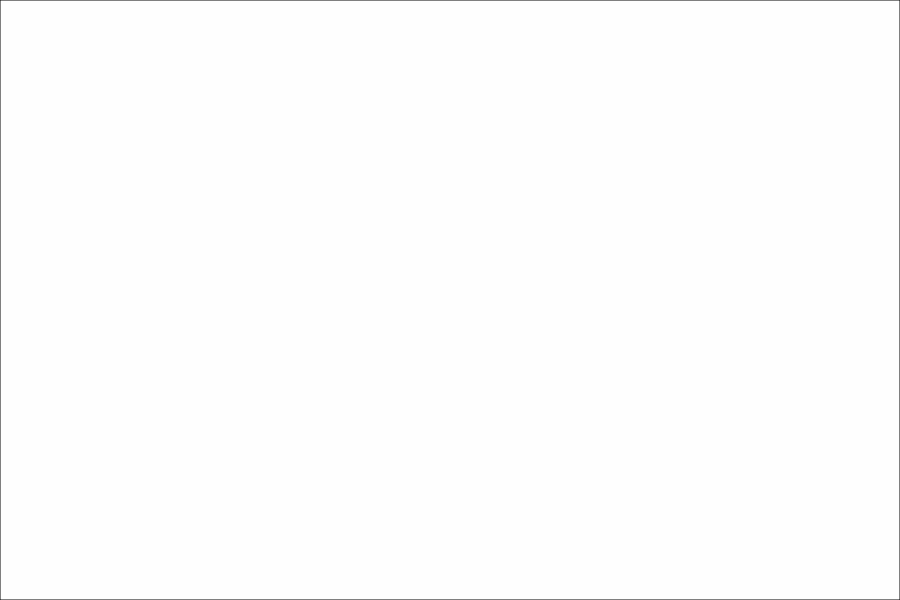
#> input picture bg.png, 1800 x 1200 px (shown at 1/2 size)
$ python create_image_junkless_funcless.py
#> lines starting #> are read from the running program, lines starting #| are printed output that depends on the picture; after the words box and inside, x2 and y2 are one past the last pixel; in counts of white or black regions, pixels touching at a corner belong together
import cv2
import numpy as np
import networkx as nx
import matplotlib.pyplot as plt
import time
import copy
import os
from sys import exit
list_x = []
list_y = []

node_list = []
node_cnxs = []

input_folder = 't-3200_s0_same'

with open(input_folder + '/test_A_crds.dat', 'r') as f:
#> (reads test_input/test_A_crds.dat from the repository)
    A_crds = np.genfromtxt(f)
with open(input_folder + '/test_A_net.dat', 'r') as f:
#> (reads test_input/test_A_net.dat from the repository)
    A_net = np.genfromtxt(f)
with open(input_folder + '/test_A_dual.dat', 'r') as f:
#> (reads test_input/test_A_dual.dat from the repository)
    A_dual = np.genfromtxt(f)

with open(input_folder + '/test_B_crds.dat', 'r') as f:
#> (reads test_input/test_B_crds.dat from the repository)
    B_crds = np.genfromtxt(f)
with open(input_folder + '/test_B_net.dat', 'r') as f:
    B_net = np.genfromtxt(f)
with open(input_folder + '/test_B_dual.dat', 'r') as f:
    B_dual = np.genfromtxt(f)


def import_Nodes():
    nNodes = A_crds.shape[0]
    Nodes = nx.Graph()
    nodes = {}

    nDual = B_crds.shape[0]
    Dual = nx.Graph()
    dual = {}

    for i in range(nNodes):
        nodes['{:}'.format(i)] = {}
        nodes['{:}'.format(i)]['crds'] = A_crds[i, :]
        nodes['{:}'.format(i)]['net'] = A_net[i, :]
        nodes['{:}'.format(i)]['dual'] = A_dual[i, :]
    for i in range(nDual):
        dual['{:}'.format(i)] = {}
        dual['{:}'.format(i)]['crds'] = B_crds[i, :]
        dual['{:}'.format(i)]['net'] = B_net[i, :]
        dual['{:}'.format(i)]['dual'] = B_dual[i, :]

    for i in range(nNodes):
        Nodes.add_node('{:}'.format(i), pos=A_crds[i, :])
    for i in range(nNodes):
        for j in range(A_net.shape[1]):
            Nodes.add_edge('{:}'.format(i), '{:}'.format(A_net[i, j]))

    for i in range(nDual):
        Dual.add_node('{:}'.format(i), pos=B_crds[i, :])
    for i in range(nDual):
        for j in range(B_net.shape[1]):
            Dual.add_edge('{:}'.format(i), '{:}'.format(B_net[i, j]))

    return nodes, dual, Nodes, Dual


nodes, dual, Nodes, Dual = import_Nodes()


class DrawLineWidget:
    def __init__(self,):
        self.original_image = cv2.imread('bg.png')
#> self.original_image is the input picture: shape (1200, 1800, 3); min 63, max 254, mean 253.3
        self.clone = copy.deepcopy(self.original_image)
        self.new_ring = 0
        self.folder = "Results"
        self.lj = 1
        self.rings_to_remove = []
        self.nodes, self.dual, self.Nodes, self.Dual = import_Nodes()
        self.deleted_nodes = []
        self.undercoordinated = []
        self.broken_rings = []
        cv2.namedWindow('image')
        cv2.setMouseCallback('image', self.extract_coordinates)

        # List to store start/end points
        self.image_coordinates = []

        # local variables to help recenter
        # dimensions of box = 1700x1000

        self.x_offset = 100
        self.y_offset = 100
        self.scale = int(1000 / np.sqrt(len(self.dual.keys())))
        self.refresh_new_cnxs([])

    # [28 lines left out: function check, not called in this run]

    def update_Nodes(self,):

        # Clear All Nodes and Duals
        self.Nodes.clear()
        self.Dual.clear()

        # Add back all nodes with crds
        for i in self.nodes.keys():
            self.Nodes.add_node('{:}'.format(i), pos=self.nodes['{:}'.format(i)]['crds'])
        # Add all edges
        for i in self.nodes.keys():
            for j in self.nodes['{:}'.format(i)]['net']:
                self.Nodes.add_edge('{:}'.format(i), '{:}'.format(j))

        for i in self.dual.keys():
            self.Dual.add_node('{:}'.format(i), pos=self.dual['{:}'.format(i)]['crds'])
        for i in self.dual.keys():
            for j in self.dual['{:}'.format(i)]['net']:
                self.Dual.add_edge('{:}'.format(i), '{:}'.format(j))

        return self.Nodes, self.Dual

    def refresh_new_cnxs(self, atoms):
        self.update_Nodes()
        node_pos = nx.get_node_attributes(self.Nodes, 'pos')
        for node in node_pos:
            center_coordinates = (
                int(self.scale * node_pos[node][0] + self.x_offset), int(self.scale * node_pos[node][1] + self.y_offset))
            radius = int(0.1 * self.scale)
            color = (255, 0, 0)
            thickness = 1
            cv2.circle(self.clone, center_coordinates, radius, color, thickness)
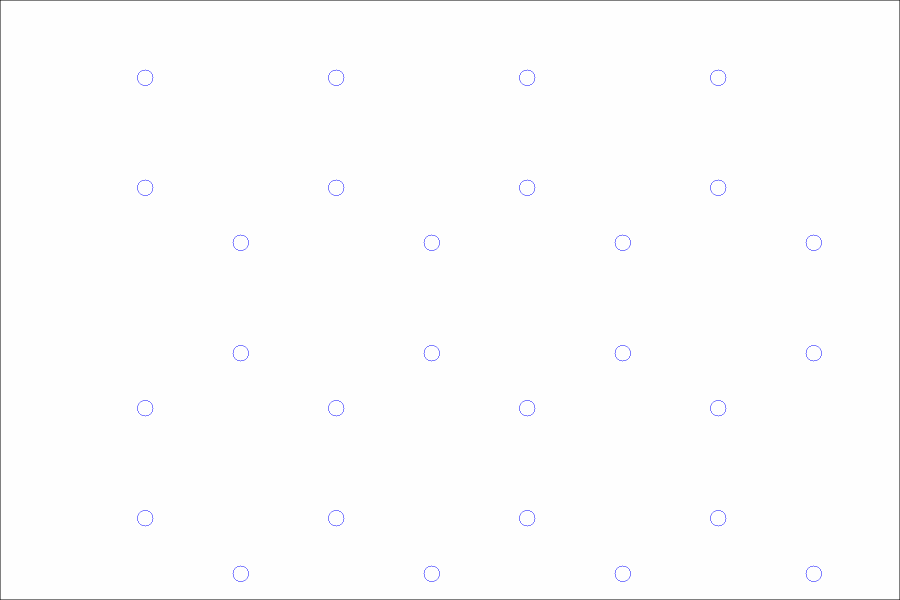
#> self.clone: shape (1200, 1800, 3) (shown at 1/2 size); 0.11% of pixels changed, all inside (x1, y1, x2, y2) = (274, 139, 1644, 1164)

        ring_pos = nx.get_node_attributes(self.Dual, 'pos')
        for ring in ring_pos:
            center_coordinates = (
                int(self.scale * ring_pos[ring][0] + self.x_offset), int(self.scale * ring_pos[ring][1] + self.y_offset))
            radius = int(0.1 * self.scale)
            color = (0, 255, 0)
            thickness = 1
            cv2.circle(self.clone, center_coordinates, radius, color, thickness)
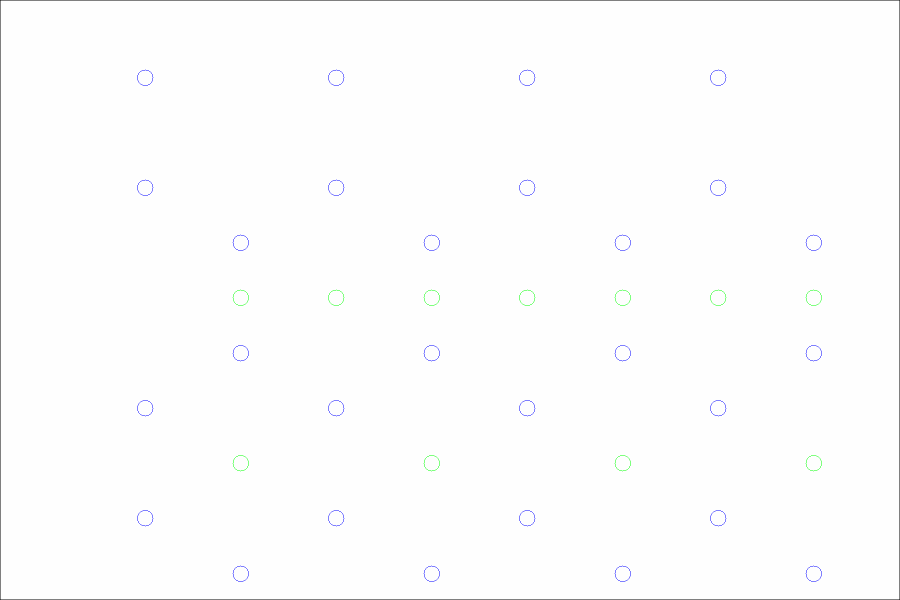
#> self.clone: shape (1200, 1800, 3) (shown at 1/2 size); 0.04% of pixels changed, all inside (x1, y1, x2, y2) = (465, 579, 1644, 943)

        for node in self.Nodes:
            edges = self.Nodes.edges(node)
            for edge0, edge1 in edges:
                edge0, edge1 = int(float(edge0)), int(float(edge1))
                if edge0 < edge1 and '{:}'.format(edge0) in self.Nodes.nodes and '{:}'.format(edge1) in self.Nodes.nodes:
                    crd0, crd1 = (int(self.scale * node_pos['{:}'.format(edge0)][0] + self.x_offset),
                                  int(self.scale * node_pos['{:}'.format(edge0)][1] + self.y_offset)), \
                        (int(self.scale * node_pos['{:}'.format(edge1)][0] + self.x_offset),
                         int(self.scale * node_pos['{:}'.format(edge1)][1] + self.y_offset))
                    (x0, y0) = crd0
                    (x1, y1) = crd1
                    dx = x1 - x0
                    dy = y1 - y0
                    if abs(dx) < 100 and abs(dy) < 100:
                        cv2.line(self.clone, crd0, crd1, (255, 36, 12), 2)

        for ring in self.Dual:
            edges = self.Dual.edges(ring)
            for edge0, edge1 in edges:
                edge0, edge1 = int(float(edge0)), int(float(edge1))
                if edge0 < edge1:
                    crd0, crd1 = (int(self.scale * ring_pos['{:}'.format(edge0)][0] + self.x_offset),
                                  int(self.scale * ring_pos['{:}'.format(edge0)][1] + self.y_offset)), \
                        (int(self.scale * ring_pos['{:}'.format(edge1)][0] + self.x_offset),
                         int(self.scale * ring_pos['{:}'.format(edge1)][1] + self.y_offset))
                    (x0, y0) = crd0
                    (x1, y1) = crd1
                    dx = x1 - x0
                    dy = y1 - y0
                    if abs(dx) < 100 and abs(dy) < 100:
                        cv2.line(self.clone, crd0, crd1, (255, 36, 12), 1)

        for i in self.undercoordinated:
            if '{:}'.format(i) in self.nodes.keys():
                x_uncoord, y_uncoord = self.scale * self.nodes['{:}'.format(i)]['crds'][
                    0] + self.x_offset, self.scale * self.nodes['{:}'.format(i)]['crds'][1] + self.y_offset
                cv2.circle(self.clone, (int(x_uncoord), int(y_uncoord)), 15, (36, 255, 12), -1)
            else:
                print("Uncoordinated Atoms Doesnt Exist")
        for i in atoms:
            print(i, atoms.index(i))
            if '{:}'.format(i) in self.nodes.keys():
                x_uncoord, y_uncoord = self.scale * self.nodes['{:}'.format(i)]['crds'][
                    0] + self.x_offset, self.scale * self.nodes['{:}'.format(i)]['crds'][1] + self.y_offset
                r, g, b = (5 + atoms.index(i) * 20) % 255, 36, abs(255 - atoms.index(i) * 20)
                cv2.circle(self.clone, (int(x_uncoord), int(y_uncoord)), 10, (r, g, b), -1)
            else:
                print("Starting From atom doesn't Exist!")

        for i in range(0, len(atoms) - 1, 2):
            atom0 = atoms[i]
            atom1 = atoms[i + 1]
            x_uncoord_0, y_uncoord_0 = self.scale * self.nodes['{:}'.format(atom0)]['crds'][
                0] + self.x_offset, self.scale * self.nodes['{:}'.format(atom0)]['crds'][1] + self.y_offset
            x_uncoord_1, y_uncoord_1 = self.scale * self.nodes['{:}'.format(atom1)]['crds'][
                0] + self.x_offset, self.scale * self.nodes['{:}'.format(atom1)]['crds'][1] + self.y_offset
            r, g, b = 1, 1, 1
            cv2.line(self.clone, (int(x_uncoord_0), int(y_uncoord_0)), (int(x_uncoord_1), int(y_uncoord_1)), (r, g, b), 5)
#> this loop made 0 passes

        return

    # [1086 lines left out: functions write_local, write, left_click, merge_rings_A, local_merge_rings, check_undercoordinated_deleted and 5 more, not called in this run]

    def show_image(self):
        return self.clone


# [761 lines left out: function old_make_crds_marks_bilayer, not called in this run]


if __name__ == '__main__':
    draw_line_widget = DrawLineWidget()

    while True:
        cv2.imshow('image', draw_line_widget.show_image())
        key = cv2.waitKey(1)
#> (key Esc is pressed here)
